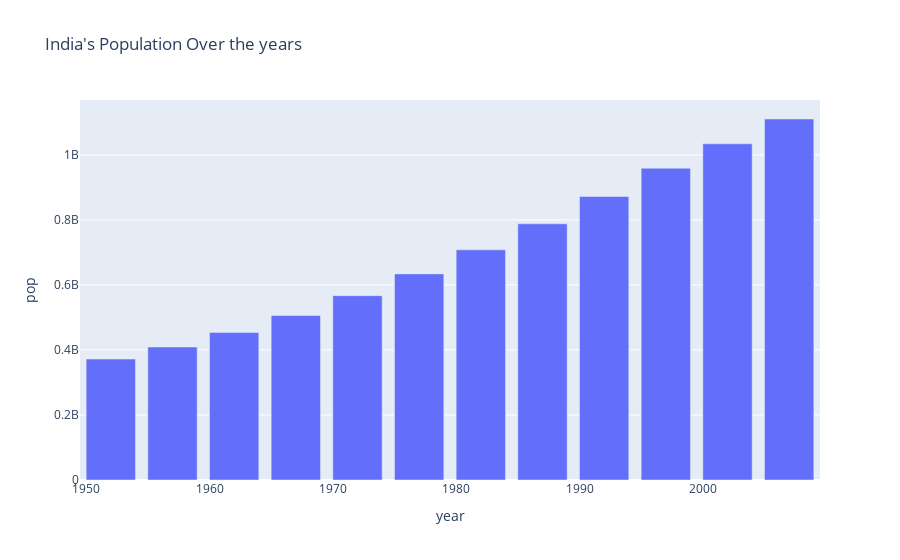

Notebook cell for this chart:
### Code cell
# bar chart 
# india's population over the years
temp_df = gap[gap['country'] == 'India']
px.bar(temp_df,x = 'year',y = 'pop',title = "India's Population Over the years")

### Figure 1 — Plotly figure (JSON) as saved in the notebook; plotly's stock layout.template omitted (floating-point values rounded to 4 significant figures)
{"data": [{"alignmentgroup": "True", "hovertemplate": "year=%{x}<br>pop=%{y}<extra></extra>", "legendgroup": "", "marker": {"color": "#636efa", "pattern": {"shape": ""}}, "name": "", "offsetgroup": "", "orientation": "v", "showlegend": false, "textposition": "auto", "type": "bar", "x": [1952, 1957, 1962, 1967, 1972, 1977, 1982, 1987, 1992, 1997, 2002, 2007], "xaxis": "x", "y": [372000000, 409000000, 454000000, 506000000, 567000000, 634000000, 708000000, 788000000, 872000000, 959000000, 1034172547, 1110396331], "yaxis": "y"}], "layout": {"autosize": true, "barmode": "relative", "legend": {"tracegroupgap": 0}, "title": {"text": "India's Population Over the years"}, "xaxis": {"anchor": "y", "autorange": true, "domain": [0, 1], "range": [1950.0, 2010.0], "title": {"text": "year"}, "type": "linear"}, "yaxis": {"anchor": "x", "autorange": true, "domain": [0, 1], "range": [0, 1169000000.0], "title": {"text": "pop"}, "type": "linear"}}}
